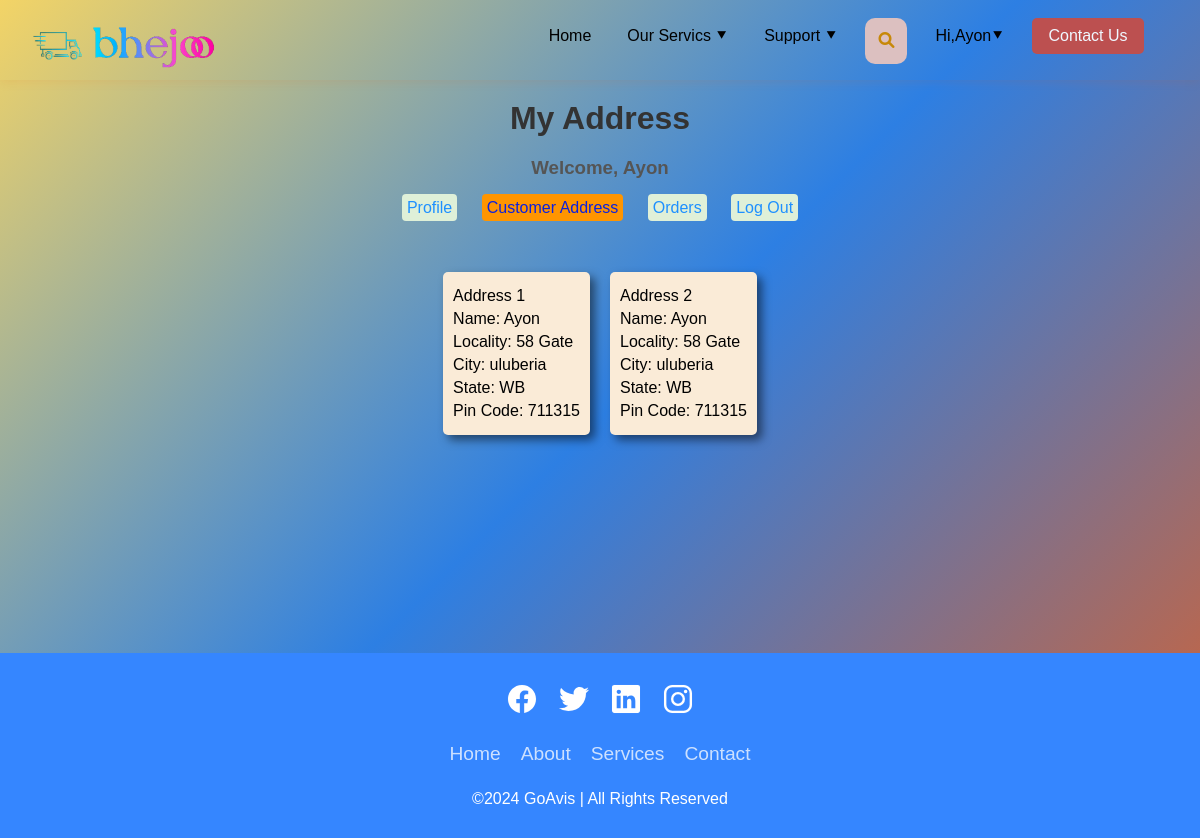
Screenshot of /address_using_django/ (signed in) with the database file from the repository.
### myapp/models.py (models this page shows)
class Customer(models.Model):#Customer this custom model for profile page
    user=models.ForeignKey(User,on_delete=models.CASCADE)
    name=models.CharField(max_length=200)
    locality=models.CharField(max_length=200)
    city=models.CharField(max_length=50)
    zipcode=models.IntegerField()
    state=models.CharField(choices=STATE_CHOICE,max_length=50)

### myapp/views.py (the view)
# urls.py: path('address_using_django/', views.Address_using_django, name='Address_Using_Django'),
def Address_using_django(request):
    if request.user.is_authenticated:
        add = Customer.objects.filter(user=request.user)#Customer this is custom model that have in models.py and based on this it will filter with current user
        return render(request, 'myapp/address.html', {
              'name':request.user,
              'add': add,
              'active_tab': 'address',})
    else:
        return HttpResponseRedirect('/login_using_django/')

### myapp/templates/myapp/address.html (shortened to what this page needs)
<!DOCTYPE html>
<html lang="en">
<head>
    {% load static %}
</head>
<body>
    {% include 'myapp/header.html' %}
    <h1>My Address </h1>
    <h3>Welcome, {{name}}</h3>
    <div class="nav-links">
        <div class="tab"> <a href="{% url 'Profile_Using_Django' %}"
            class="{% if active_tab == 'profile' %}btn-primary  {% endif %}">Profile</a></div>
            <div class="tab">    <a href="{% url 'Address_Using_Django' %}"
            class="{% if active_tab == 'address' %}btn-primary{% endif %}">Customer Address</a></div>
            <div class="tab">    <a href="{% url 'Order_Using_Django' %}"
            class="{% if active_tab == 'order' %}btn-primary{% endif %}">Orders</a></div>
            <div class="tab">   <a href="{% url 'Logout_Using_Django' %}">Log Out</a></div>
     </div>
    <div class="address-grid">
        {% for ad in add %}
            <div class="add">
                <p>Address {{ forloop.counter }}</p>
                <p>Name: {{ ad.name }}</p>
                <p>Locality: {{ ad.locality }}</p>
                <p>City: {{ ad.city }}</p>
                <p>State: {{ ad.state }}</p>
                <p>Pin Code: {{ ad.zipcode }}</p>
            </div>
        {% endfor %}
    </div>
    <br>
    <br><br><br><br><br><br><br><br><br><br>
    {% include 'myapp/footer.html' %}
</body>
</html>

### myapp/templates/myapp/header.html (shortened to what this page needs)
<!DOCTYPE html>
{% load static %}
<html lang="en">
<head>
    <link rel="stylesheet" href="https://cdnjs.cloudflare.com/ajax/libs/font-awesome/4.7.0/css/font-awesome.min.css">
    <link rel="stylesheet" href="https://cdnjs.cloudflare.com/ajax/libs/font-awesome/4.7.0/css/font-awesome.min.css">
    <link rel="stylesheet"
        href="https://cdn.jsdelivr.net/npm/@fortawesome/fontawesome-free@5.15.4/css/fontawesome.min.css"
>
    <link rel="stylesheet" href="https://cdnjs.cloudflare.com/ajax/libs/font-awesome/6.0.0-beta2/css/all.min.css"
 />
    <link rel="stylesheet" type="text/css" href="{% static 'myapp/css/style.css' %}">
</head>
<body>
    <nav class="navbar">
<div class="mainnavbar">
    <div class="logo">
    <a href="#">  <img src="{% static "myapp/image/Screenshot__899_-removebg-preview.png" %}" alt="logo" height="120">
    </div>
    <div class="menu">
<ul>
    <li></li>
    <li id="cs"> <a href="{% url 'Contact_US' %}" style="color: aliceblue;">Contact Us</a></li>
    {% if not request.user.is_authenticated %}
    <li><a href="{% url 'Signup_Using_Django' %}">Login/SignUp</a></li>
    {% else %}
    <li><a href="{% url 'Signup_Using_Django' %}">Hi,{{name}}&#11206;</a>
        </li>
        {% endif %}
    <li id="bt"  >
        <i class="fa fa-search" onclick="search()"  aria-hidden="true"></i>
        <ul id="search" style="background-color: none">
            <li id="search1"style="background-color:none; border-radius: 5px;" >
            </li>
        </ul>
    </li>
    <li><a href="#">Support &#11206;</a>
    </li>
    <li><a href="{% url 'servics_page' %}" >Our Servics &#11206;</a>
    </li>
    <li><a href="{% url 'home_page' %}">Home</a>
    </li>
</ul>
</div>
</nav>

### myapp/static/myapp/css/style.css (style rules this page uses)
* { margin: 0px; padding: 0px; }
body { background-color: rgb(198, 173, 153); }

### myapp/templates/myapp/address.html (style rules this page uses)
body { font-family: Arial, sans-serif; margin: 0; padding: 0; background-color: #f5f5f5; }
h1 { text-align: center; color: #333; padding-top: 20px; }
h3 { text-align: center; color: #555; margin-top: 20px; }
.nav-links { text-align: center; margin: 20px 0; }
.nav-links a { text-decoration: none; color: #1e90ff; margin: 0 10px; transition: color 0.3s; background-color: #dff0d8; padding: 5px; border-radius: 4px; }
.address-grid { display: flex; flex-wrap: wrap; justify-content: center; gap: 20px; padding: 20px; max-width: 800px; margin: 0 auto; }
.add { background-color: antiquewhite; padding: 10px; box-shadow: 5px 5px 10px 0 rgba(0, 0, 0, 0.5); border-radius: 5px; }
.add p { margin: 5px 0; }
.nav-links a.btn-primary { background-color: #ff9500; color: #0c21de; border-radius: 4px; }
.tab { display: inline-block; margin-bottom: 15px; }

### myapp/templates/myapp/header.html (style rules this page uses)
* { margin: 0px; padding: 0px; }
body { background-image: linear-gradient(135deg, rgb(243, 212, 102), rgb(45, 127, 227), rgb(213, 98, 49)); }
.logo { display: inline; float: left; margin-top: -30px; margin-left: 20px; }
.menu { display: inline; margin-left: 80px; }
.navbar { background-color: transparent; position: sticky; position: -webkit-sticky; top: 0; z-index: 1; transition: box-shadow 0.3s ease; box-shadow: 0 2px 10px rgba(229, 85, 8, 0.105); }
div.mainnavbar { height: 80px; }
.menu ul { list-style: none; }
.menu ul li { float: right; text-align: center; margin-right: 20px; line-height: 20px; padding: 8px; position: relative; }
.menu ul li#cs { background-color: rgb(188, 80, 80); border-radius: 5px; width: 8%; }
.menu ul li#bt { background-color: rgb(220, 192, 192); border-radius: 10px; }
#bt { border: 5px solid transparent; cursor: pointer; }
.fa-search { color: #c78809; }
.menu ul li a { text-decoration: none; color: black; font-family:'Lucida Sans', 'Lucida Sans Regular', 'Lucida Grande', 'Lucida Sans Unicode', Geneva, Verdana, sans-serif }
.menu ul ul { position: absolute; margin-left: 180%; padding: 8px; }
.menu ul li ul li { text-align:start; width: 250%; border: 1px solid white; background-color: rgb(233, 234, 240); }
.menu ul#search { position: absolute; width: 280%; margin-top: 20px; margin-left: -120%; }
.menu ul#search>#search1 { background: transparent; border: none; margin-top: -8px; }

### rows the page displays
Customer: name "Ayon", locality "58 Gate", city "uluberia", state "WB", zipcode "711315"
Customer: name "Ayon", locality "58 Gate", city "uluberia", state "WB", zipcode "711315"

### other values shown
{{ name }} "Ayon"
